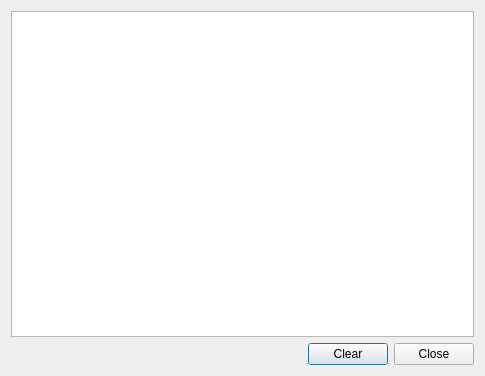
<?xml version="1.0" encoding="UTF-8"?>
<ui version="4.0">
 <class>ErrorDialogClass</class>
 <widget class="QDialog" name="ErrorDialogClass">
  <property name="geometry">
   <rect>
    <x>0</x>
    <y>0</y>
    <width>485</width>
    <height>376</height>
   </rect>
  </property>
  <property name="windowTitle">
   <string>Error Dialog</string>
  </property>
  <layout class="QVBoxLayout" name="verticalLayout">
   <item>
    <widget class="QTextEdit" name="textEdit">
     <property name="readOnly">
      <bool>true</bool>
     </property>
     <property name="acceptRichText">
      <bool>false</bool>
     </property>
    </widget>
   </item>
   <item>
    <layout class="QHBoxLayout" name="horizontalLayout">
     <item>
      <spacer name="horizontalSpacer">
       <property name="orientation">
        <enum>Qt::Horizontal</enum>
       </property>
       <property name="sizeHint" stdset="0">
        <size>
         <width>40</width>
         <height>20</height>
        </size>
       </property>
      </spacer>
     </item>
     <item>
      <widget class="QPushButton" name="clear">
       <property name="text">
        <string>Clear</string>
       </property>
      </widget>
     </item>
     <item>
      <widget class="QPushButton" name="close">
       <property name="text">
        <string>Close</string>
       </property>
      </widget>
     </item>
    </layout>
   </item>
  </layout>
 </widget>
 <layoutdefault spacing="6" margin="11"/>
 <resources/>
 <connections/>
</ui>
